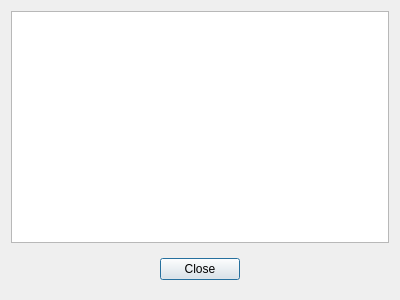
<?xml version="1.0" encoding="UTF-8"?>
<ui version="4.0">
 <class>InfoBox</class>
 <widget class="QDialog" name="InfoBox">
  <property name="geometry">
   <rect>
    <x>0</x>
    <y>0</y>
    <width>400</width>
    <height>300</height>
   </rect>
  </property>
  <property name="windowTitle">
   <string>Dialog</string>
  </property>
  <layout class="QVBoxLayout" name="verticalLayout">
   <item>
    <widget class="QTextEdit" name="infoarea">
     <property name="autoFormatting">
      <set>QTextEdit::AutoAll</set>
     </property>
     <property name="readOnly">
      <bool>true</bool>
     </property>
    </widget>
   </item>
   <item>
    <widget class="QWidget" name="widget" native="true">
     <layout class="QHBoxLayout" name="horizontalLayout">
      <item>
       <spacer name="horizontalSpacer_2">
        <property name="orientation">
         <enum>Qt::Horizontal</enum>
        </property>
        <property name="sizeHint" stdset="0">
         <size>
          <width>40</width>
          <height>20</height>
         </size>
        </property>
       </spacer>
      </item>
      <item>
       <widget class="QPushButton" name="closeButton">
        <property name="text">
         <string>Close</string>
        </property>
       </widget>
      </item>
      <item>
       <spacer name="horizontalSpacer">
        <property name="orientation">
         <enum>Qt::Horizontal</enum>
        </property>
        <property name="sizeHint" stdset="0">
         <size>
          <width>40</width>
          <height>20</height>
         </size>
        </property>
       </spacer>
      </item>
     </layout>
    </widget>
   </item>
  </layout>
 </widget>
 <resources/>
 <connections>
  <connection>
   <sender>closeButton</sender>
   <signal>clicked()</signal>
   <receiver>InfoBox</receiver>
   <slot>close()</slot>
   <hints>
    <hint type="sourcelabel">
     <x>200</x>
     <y>149</y>
    </hint>
    <hint type="destinationlabel">
     <x>199</x>
     <y>149</y>
    </hint>
   </hints>
  </connection>
 </connections>
</ui>
